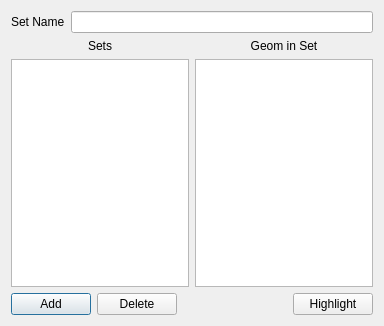
<?xml version="1.0" encoding="UTF-8"?>
<ui version="4.0">
 <class>SetEditorDialog</class>
 <widget class="QDialog" name="SetEditorDialog">
  <property name="geometry">
   <rect>
    <x>0</x>
    <y>0</y>
    <width>384</width>
    <height>326</height>
   </rect>
  </property>
  <property name="windowTitle">
   <string>Set Editor</string>
  </property>
  <layout class="QGridLayout" name="gridLayout">
   <item row="0" column="0" colspan="2">
    <layout class="QHBoxLayout" name="horizontalLayout_2">
     <item>
      <widget class="QLabel" name="label">
       <property name="text">
        <string>Set Name</string>
       </property>
      </widget>
     </item>
     <item>
      <widget class="QLineEdit" name="setNameInput"/>
     </item>
    </layout>
   </item>
   <item row="1" column="0">
    <layout class="QVBoxLayout" name="verticalLayout">
     <item>
      <widget class="QLabel" name="tlSets">
       <property name="text">
        <string>Sets</string>
       </property>
       <property name="alignment">
        <set>Qt::AlignCenter</set>
       </property>
      </widget>
     </item>
     <item>
      <widget class="QListView" name="setBrowser"/>
     </item>
    </layout>
   </item>
   <item row="1" column="1">
    <layout class="QVBoxLayout" name="verticalLayout_2">
     <item>
      <widget class="QLabel" name="tlGeomInSet">
       <property name="text">
        <string>Geom in Set</string>
       </property>
       <property name="alignment">
        <set>Qt::AlignCenter</set>
       </property>
      </widget>
     </item>
     <item>
      <widget class="QListView" name="geomInSetBrowser"/>
     </item>
    </layout>
   </item>
   <item row="2" column="0" colspan="2">
    <layout class="QHBoxLayout" name="horizontalLayout">
     <item>
      <widget class="QPushButton" name="pbAdd">
       <property name="text">
        <string>Add</string>
       </property>
      </widget>
     </item>
     <item>
      <widget class="QPushButton" name="pbDelete">
       <property name="text">
        <string>Delete</string>
       </property>
      </widget>
     </item>
     <item>
      <spacer name="horizontalSpacer">
       <property name="orientation">
        <enum>Qt::Horizontal</enum>
       </property>
       <property name="sizeHint" stdset="0">
        <size>
         <width>40</width>
         <height>20</height>
        </size>
       </property>
      </spacer>
     </item>
     <item>
      <widget class="QPushButton" name="highlightSetButton">
       <property name="text">
        <string>Highlight</string>
       </property>
      </widget>
     </item>
    </layout>
   </item>
  </layout>
 </widget>
 <resources/>
 <connections/>
</ui>
